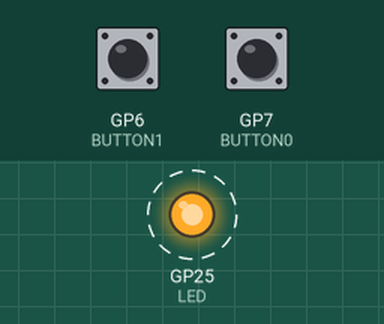
This program was run on a simulated Raspberry Pi Pico. Parts: output pins drawn as LEDs (lit = HIGH). Dashed ring = blinking. Inputs (shaded band) come from the test bench; at power-on: GP6 (BUTTON1) HIGH, GP7 (BUTTON0) HIGH.

Above: at 0.2 s.
Timing chart, 0 to 3.0 s (numbered marks = the images above):
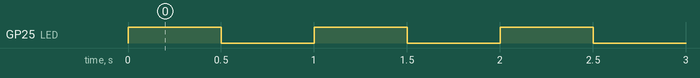

The program:

main.cpp
```cpp
#include <Arduino.h>

const int LED = 25;
const int BUTTON0 = 7;
const int BUTTON1 = 6;

void button0Interrupt();
void button1Interrupt();

int DELAY_TIME = 500;

void setup()
{
  pinMode(LED, OUTPUT);
  pinMode(BUTTON0, INPUT_PULLUP);
  pinMode(BUTTON1, INPUT_PULLUP);

  attachInterrupt(BUTTON0, button0Interrupt, FALLING);
  attachInterrupt(BUTTON1, button1Interrupt, FALLING);

  digitalWrite(LED, LOW);
}

void loop()
{
  digitalWrite(LED, HIGH);
  delay(DELAY_TIME);
  digitalWrite(LED, LOW);
  delay(DELAY_TIME);
}

void button0Interrupt()
{
  if(DELAY_TIME < 5000)
  {
    DELAY_TIME += 100;
  }
  else
  {
    DELAY_TIME = 5000;
  }
}

void button1Interrupt()
{
  if(DELAY_TIME > 100)
  {
    DELAY_TIME -= 100;
  }
  else
  {
    DELAY_TIME = 100;
  }
}
```

Measured:
- by itself, GP25 (LED): alternates HIGH for 0.50 s and LOW for 0.50 s
